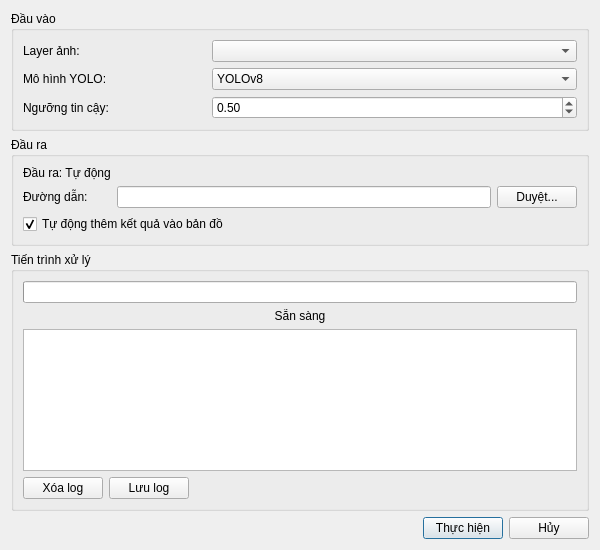
<?xml version="1.0" encoding="UTF-8"?>
<ui version="4.0">
 <class>ShipDetectionDialog</class>
 <widget class="QDialog" name="ShipDetectionDialog">
  <property name="geometry">
   <rect>
    <x>0</x>
    <y>0</y>
    <width>600</width>
    <height>550</height>
   </rect>
  </property>
  <property name="windowTitle">
   <string>Phát hiện tàu thuyền</string>
  </property>
  <property name="modal">
   <bool>true</bool>
  </property>
  <layout class="QVBoxLayout" name="mainLayout">
   <item>
    <widget class="QGroupBox" name="inputGroupBox">
     <property name="title">
      <string>Đầu vào</string>
     </property>
     <layout class="QGridLayout" name="inputLayout">
      <item row="0" column="0">
       <widget class="QLabel" name="inputLayerLabel">
        <property name="text">
         <string>Layer ảnh:</string>
        </property>
       </widget>
      </item>
      <item row="1" column="0">
       <widget class="QLabel" name="modelLabel">
        <property name="text">
         <string>Mô hình YOLO:</string>
        </property>
       </widget>
      </item>
      <item row="1" column="1" colspan="2">
       <widget class="QComboBox" name="modelComboBox">
        <item>
         <property name="text">
          <string>YOLOv8</string>
         </property>
        </item>
       </widget>
      </item>
      <item row="2" column="0">
       <widget class="QLabel" name="confidenceLabel">
        <property name="text">
         <string>Ngưỡng tin cậy:</string>
        </property>
       </widget>
      </item>
      <item row="0" column="1" colspan="2">
       <widget class="QComboBox" name="inputLayerComboBox"/>
      </item>
      <item row="2" column="1" colspan="2">
       <widget class="QDoubleSpinBox" name="confidenceSpinBox">
        <property name="minimum">
         <double>0.100000000000000</double>
        </property>
        <property name="maximum">
         <double>1.000000000000000</double>
        </property>
        <property name="singleStep">
         <double>0.050000000000000</double>
        </property>
        <property name="value">
         <double>0.500000000000000</double>
        </property>
       </widget>
      </item>
     </layout>
    </widget>
   </item>
   <item>
    <widget class="QGroupBox" name="outputGroupBox">
     <property name="title">
      <string>Đầu ra</string>
     </property>
     <layout class="QGridLayout" name="outputLayout">
      <item row="0" column="0">
       <widget class="QLabel" name="outputTypeLabel">
        <property name="text">
         <string>Đầu ra: Tự động</string>
        </property>
       </widget>
      </item>
      <item row="1" column="0">
       <widget class="QLabel" name="outputPathLabel">
        <property name="text">
         <string>Đường dẫn:</string>
        </property>
       </widget>
      </item>
      <item row="1" column="1">
       <widget class="QLineEdit" name="outputPathLineEdit">
        <property name="readOnly">
         <bool>true</bool>
        </property>
       </widget>
      </item>
      <item row="1" column="2">
       <widget class="QPushButton" name="browseOutputButton">
        <property name="maximumSize">
         <size>
          <width>80</width>
          <height>16777215</height>
         </size>
        </property>
        <property name="text">
         <string>Duyệt...</string>
        </property>
       </widget>
      </item>
      <item row="2" column="0" colspan="3">
       <widget class="QCheckBox" name="autoAddOutputCheckBox">
        <property name="text">
         <string>Tự động thêm kết quả vào bản đồ</string>
        </property>
        <property name="checked">
         <bool>true</bool>
        </property>
       </widget>
      </item>
     </layout>
    </widget>
   </item>
   <item>
    <widget class="QGroupBox" name="processGroupBox">
     <property name="title">
      <string>Tiến trình xử lý</string>
     </property>
     <layout class="QVBoxLayout" name="processLayout">
      <item>
       <widget class="QProgressBar" name="progressBar">
        <property name="visible">
         <bool>false</bool>
        </property>
       </widget>
      </item>
      <item>
       <widget class="QLabel" name="statusLabel">
        <property name="text">
         <string>Sẵn sàng</string>
        </property>
        <property name="alignment">
         <set>Qt::AlignCenter</set>
        </property>
       </widget>
      </item>
      <item>
       <widget class="QTextEdit" name="logTextEdit">
        <property name="font">
         <font>
          <family>Consolas</family>
          <pointsize>9</pointsize>
         </font>
        </property>
        <property name="readOnly">
         <bool>true</bool>
        </property>
       </widget>
      </item>
      <item>
       <layout class="QHBoxLayout" name="logButtonsLayout">
        <item>
         <widget class="QPushButton" name="clearLogButton">
          <property name="maximumSize">
           <size>
            <width>80</width>
            <height>16777215</height>
           </size>
          </property>
          <property name="text">
           <string>Xóa log</string>
          </property>
         </widget>
        </item>
        <item>
         <widget class="QPushButton" name="saveLogButton">
          <property name="maximumSize">
           <size>
            <width>80</width>
            <height>16777215</height>
           </size>
          </property>
          <property name="text">
           <string>Lưu log</string>
          </property>
         </widget>
        </item>
        <item>
         <spacer name="logButtonsSpacer">
          <property name="orientation">
           <enum>Qt::Horizontal</enum>
          </property>
          <property name="sizeHint" stdset="0">
           <size>
            <width>40</width>
            <height>20</height>
           </size>
          </property>
         </spacer>
        </item>
       </layout>
      </item>
     </layout>
    </widget>
   </item>
   <item>
    <spacer name="verticalSpacer">
     <property name="orientation">
      <enum>Qt::Vertical</enum>
     </property>
     <property name="sizeHint" stdset="0">
      <size>
       <width>20</width>
       <height>10</height>
      </size>
     </property>
    </spacer>
   </item>
   <item>
    <layout class="QHBoxLayout" name="buttonLayout">
     <item>
      <spacer name="horizontalSpacer">
       <property name="orientation">
        <enum>Qt::Horizontal</enum>
       </property>
       <property name="sizeHint" stdset="0">
        <size>
         <width>40</width>
         <height>20</height>
        </size>
       </property>
      </spacer>
     </item>
     <item>
      <widget class="QPushButton" name="okButton">
       <property name="text">
        <string>Thực hiện</string>
       </property>
       <property name="default">
        <bool>true</bool>
       </property>
      </widget>
     </item>
     <item>
      <widget class="QPushButton" name="cancelButton">
       <property name="text">
        <string>Hủy</string>
       </property>
      </widget>
     </item>
    </layout>
   </item>
  </layout>
 </widget>
 <resources/>
 <connections/>
</ui>
